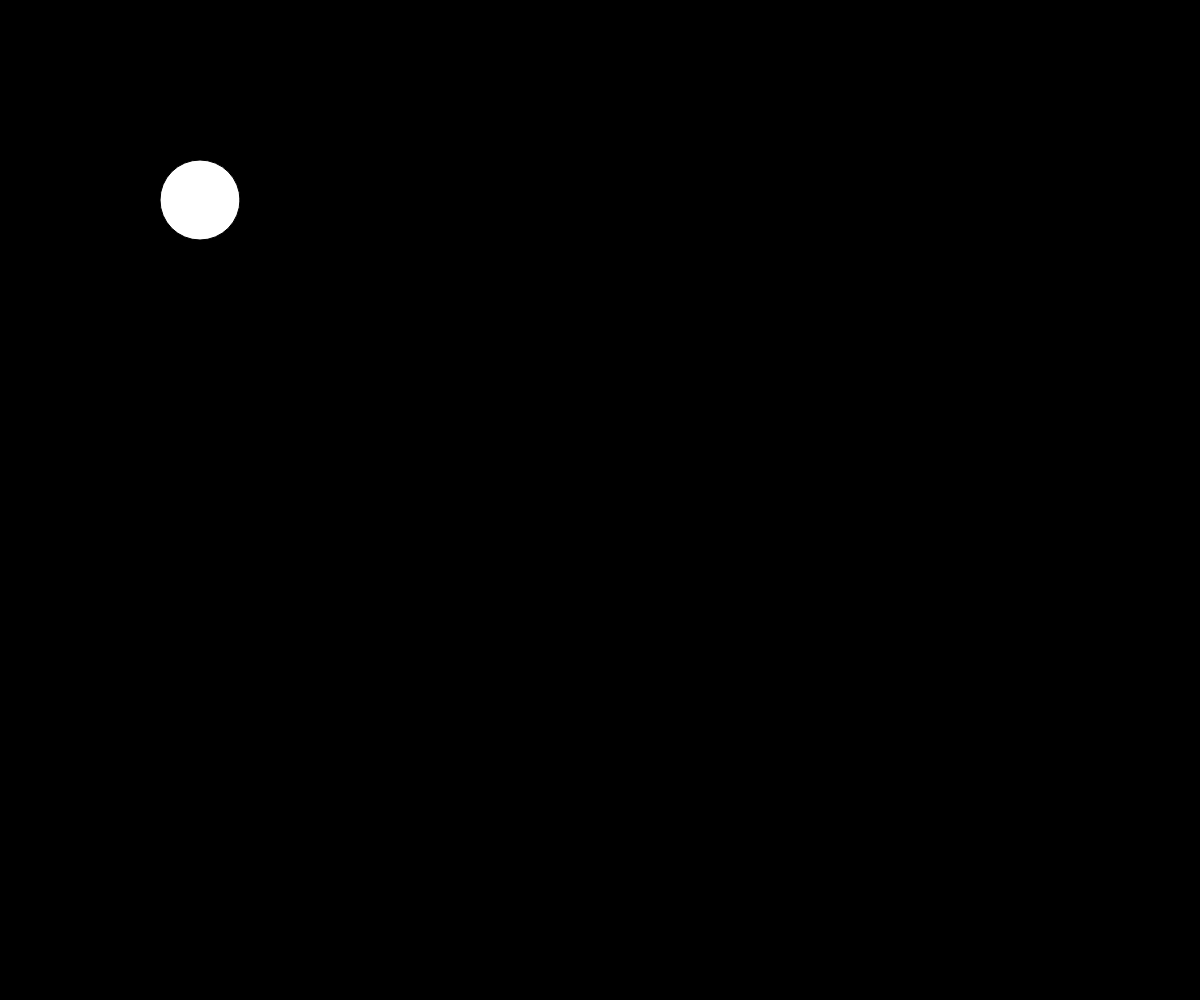
Frame 1 (no input)
Frame 60 (no input): identical to frame 1, image omitted
Frame 120 (the mouse pressed at the canvas centre since frame 60): identical to frame 1, image omitted

The p5.js sketch that drew this single still picture (run headless with seeded random() and noise() and a simulated clock; from frame 60 on, the mouse is pressed at the canvas centre):

// p5.js sketch
// ── sketch.js
function setup() {
  createCanvas(windowWidth,windowHeight);
}

function draw() {
background(0);
ellipse(200,200,80,80);
if (mouseX < windowWidth / 5) {
 fillColor ='pink' ;
}
else if (mouseX < 2 * windowWidth / 5) {
  fillColor='blue'  ;
  } 
}
